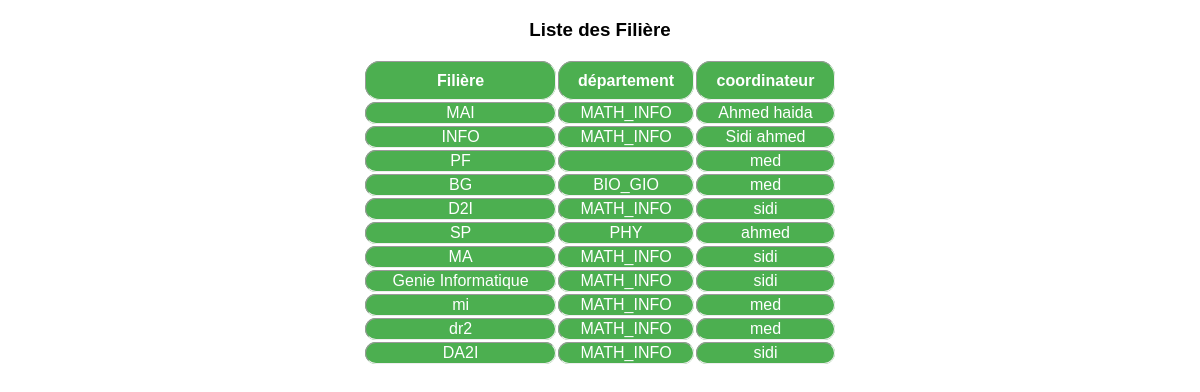
Page /projetdf/list_proj5.php on the committed database.
### tables this page shows
CREATE TABLE `filiere` (
  `id` int(20) NOT NULL,
  `filiere` varchar(40) NOT NULL,
  `departement` text NOT NULL,
  `coordinateur` text NOT NULL
);

### projetdf/list_proj5.php (the view, shortened to what this page needs)
<!DOCTYPE html>
<html>
<head>
<link rel="stylesheet" type="text/css" href="emp.css">
</head>
<?php
$con=mysqli_connect("localhost","root","","projet");
echo "<h3>"."Liste des Filière"."</h3>";
echo "<table border>";
echo "<tr>";
echo "<th>". "Filière". "</th>" ;
echo "<th>". "département". "</th>" ;
echo "<th>". "coordinateur". "</th>"."</tr>" ;
$sql= "select * from Filiere ";
$resultat = mysqli_query($con,$sql);
if(mysqli_num_rows($resultat)>0){
while($lign=mysqli_fetch_row($resultat)){
	echo "<tr>";
	echo"<td>". $lign[1]."</td>";
	echo "<td>".$lign[2]."</td>";
    echo "<td>".$lign[3]."</td>";
	echo "</tr>";
}
} else
{
echo  "aucun enregistrements";
}
echo "</table>";
?>

### projetdf/emp.css (style rules this page uses)
table tr { background-color:#4CAF50; color:white; border-radius:8px; }
table { width:40%; margin:auto; }
tr { text-align:center; }
h3 { text-align:center; }
th { border-radius:15px; height:35px; }
td { border-radius:15px; }
table { border:none; }

### rows in the picture
filiere: filiere "MAI", departement "MATH_INFO", coordinateur "Ahmed haida"
filiere: filiere "INFO", departement "MATH_INFO", coordinateur "Sidi ahmed"
filiere: filiere "PF", coordinateur "med"
filiere: filiere "BG", departement "BIO_GIO", coordinateur "med"
filiere: filiere "D2I", departement "MATH_INFO", coordinateur "sidi"
filiere: filiere "SP", departement "PHY", coordinateur "ahmed"
filiere: filiere "MA", departement "MATH_INFO", coordinateur "sidi"
filiere: filiere "Genie Informatique", departement "MATH_INFO", coordinateur "sidi"
filiere: filiere "mi", departement "MATH_INFO", coordinateur "med"
filiere: filiere "dr2", departement "MATH_INFO", coordinateur "med"
filiere: filiere "DA2I", departement "MATH_INFO", coordinateur "sidi"
